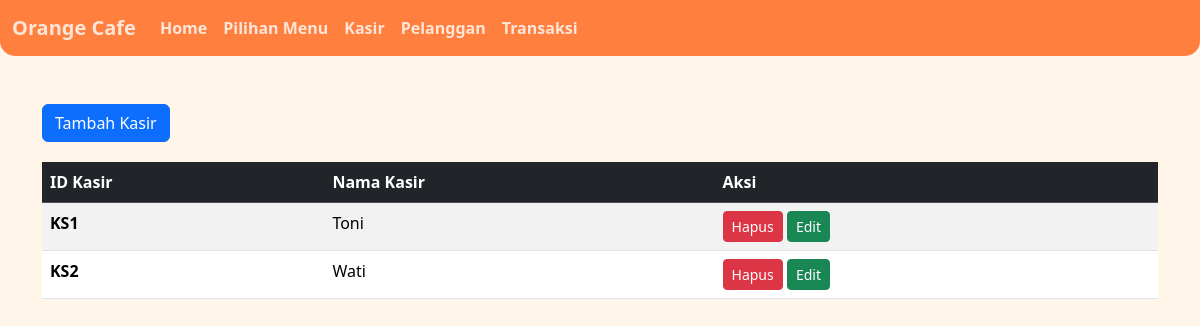
The app's page /kasir.php with its own data.
### tables this page shows
CREATE TABLE `tabel_kasir` (
  `Id_Kasir` char(3) NOT NULL,
  `Nama_Kasir` varchar(50) DEFAULT NULL
);

### kasir.php (the view, shortened to what this page needs)
<?php
include('koneksi.php');
$query = "SELECT * FROM tabel_kasir ORDER BY Id_Kasir ASC";
$result = mysqli_query($conn, $query);
?>
<!doctype html>
<html lang="en">
  <head>
    <link href="https://cdn.jsdelivr.net/npm/bootstrap@5.3.0/dist/css/bootstrap.min.css" rel="stylesheet">
  </head>
  <body>
    <?php include("navbar.php"); ?>
    <div class="container mt-5">
      <button type="button" class="btn btn-primary" data-bs-toggle="modal" data-bs-target="#exampleModal">
        Tambah Kasir
      </button>
      <table class="table table-striped table-hover">
        <thead class="table-dark">
          <tr>
            <th scope="col">ID Kasir</th>
            <th scope="col">Nama Kasir</th>
            <th scope="col">Aksi</th>
          </tr>
        </thead>
        <tbody>
          <?php while($data = mysqli_fetch_assoc($result)): ?>
          <tr>
            <th scope="row"><?= $data['Id_Kasir']?></th>
            <td><?= $data['Nama_Kasir'] ?></td>
            <td>
              <a href="hapus_kasir.php?id=<?= $data['Id_Kasir']?>" class="btn btn-danger btn-sm">Hapus</a>
              <a href="edit_kasir.php?id=<?= $data['Id_Kasir']?>" class="btn btn-success btn-sm">Edit</a>
            </td>
          </tr>
          <?php endwhile; ?>
        </tbody>
      </table>
    </div>
  </body>
</html>

### kasir.php (style rules this page uses)
body { background-color: #f8f9fa; }
.table { margin-top: 20px; }
.btn-primary { background-color: #007bff; border: none; }
body { background-image: none; background-color: #FFF6E9; }

### navbar.php (style rules this page uses)
body { background-image: url("gambar/1.jpeg"); background-size: cover; background-repeat: no-repeat; background-attachment: fixed; width: 100%; height: 100%; }

### records on screen
tabel_kasir: Id_Kasir "KS1", Nama_Kasir "Toni"
tabel_kasir: Id_Kasir "KS2", Nama_Kasir "Wati"
